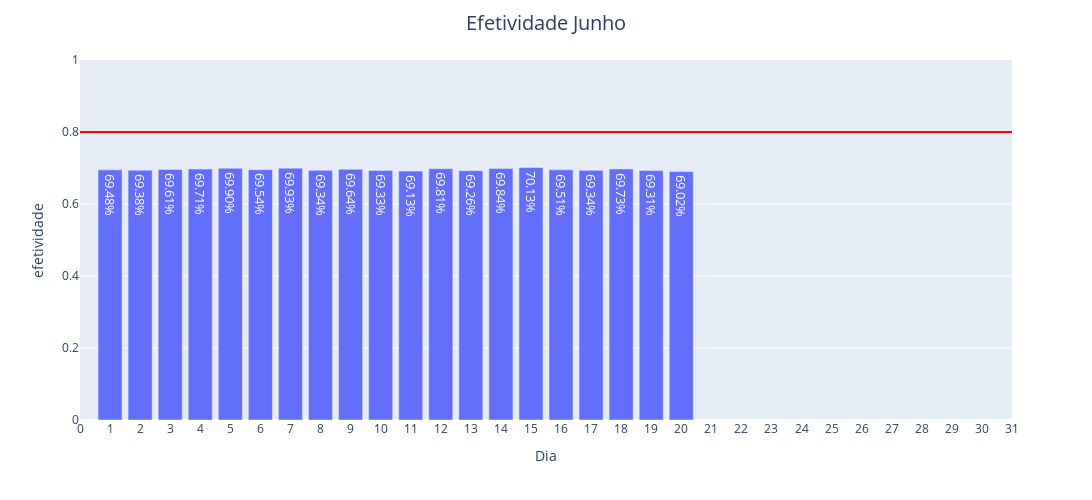

Notebook source saved alongside this figure:
### Code cell
efetividade = px.bar(df_final,y='efetividade' ,
                     x = 'Dia',
                     barmode='group', 
                     text = 'perc_%')
efetividade.update_layout(  xaxis=dict(
                            tickmode='linear'
    )
                          
    )
efetividade.update_layout(yaxis_range=[0,1],
                          title_font=dict(size=20))
efetividade.update_layout(xaxis_range=[0,31],
                          title_font=dict(size=20))
efetividade.update_layout(title_text='Efetividade Junho', title_x=0.5)
efetividade.update_traces(textposition="inside", textfont=dict(size=20, color='white'))
efetividade.update_layout(
    autosize=False,
    width=1200,
    height=500)
efetividade.add_shape(type="line", x0=0, y0=0.8, x1=31, y1=0.8, line_width=2, line_color="red")
efetividade.show()
efetividade.write_image("efetividade.png")

### Figure 1 — Plotly figure (JSON) as saved in the notebook; plotly's stock layout.template omitted (floating-point values rounded to 4 significant figures)
{"data": [{"alignmentgroup": "True", "hovertemplate": "Dia=%{x}<br>efetividade=%{y}<br>perc_%=%{text}<extra></extra>", "legendgroup": "", "marker": {"color": "#636efa", "pattern": {"shape": ""}}, "name": "", "offsetgroup": "", "orientation": "v", "showlegend": false, "text": ["69.48%", "69.38%", "69.61%", "69.71%", "69.90%", "69.54%", "69.93%", "69.34%", "69.64%", "69.33%", "69.13%", "69.81%", "69.26%", "69.84%", "70.13%", "69.51%", "69.34%", "69.73%", "69.31%", "69.02%"], "textfont": {"color": "white", "size": 20}, "textposition": "inside", "type": "bar", "x": [1, 2, 3, 4, 5, 6, 7, 8, 9, 10, 11, 12, 13, 14, 15, 16, 17, 18, 19, 20], "xaxis": "x", "y": [0.6948, 0.6938, 0.6961, 0.6971, 0.699, 0.6954, 0.6993, 0.6934, 0.6964, 0.6933, 0.6913, 0.6981, 0.6926, 0.6984, 0.7013, 0.6951, 0.6934, 0.6973, 0.6931, 0.6902], "yaxis": "y"}], "layout": {"autosize": false, "barmode": "group", "height": 500, "legend": {"tracegroupgap": 0}, "margin": {"t": 60}, "shapes": [{"line": {"color": "red", "width": 2}, "type": "line", "x0": 0, "x1": 31, "y0": 0.8, "y1": 0.8}], "title": {"font": {"size": 20}, "text": "Efetividade Junho", "x": 0.5}, "width": 1200, "xaxis": {"anchor": "y", "domain": [0, 1], "range": [0, 31], "tickmode": "linear", "title": {"text": "Dia"}}, "yaxis": {"anchor": "x", "domain": [0, 1], "range": [0, 1], "title": {"text": "efetividade"}}}}
